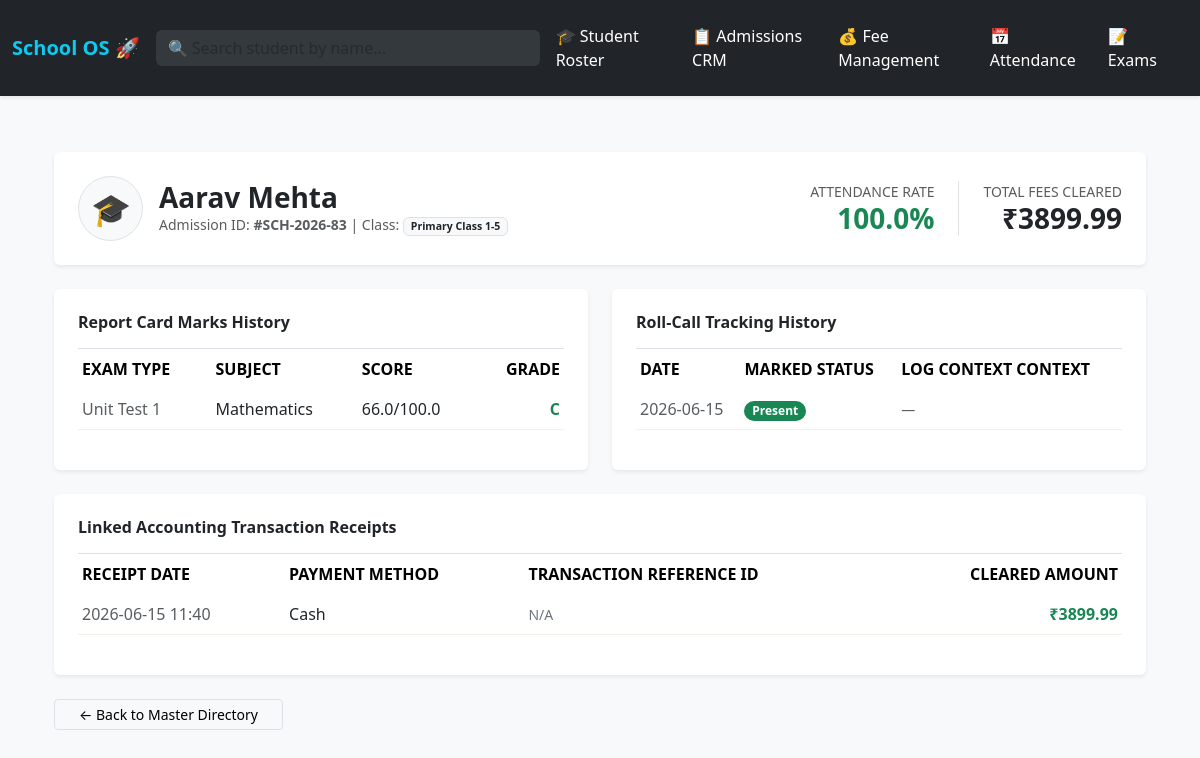
/students/profile/3, run on the app's committed database.
### app/models.py (models this page shows, shortened)
class Student(db.Model):
    __tablename__ = 'students'
    id = db.Column(db.Integer, primary_key=True)
    admission_no = db.Column(db.String(20), unique=True, nullable=False)
    full_name = db.Column(db.String(100), nullable=False)
    target_class = db.Column(db.String(50), nullable=False)
    parent_name = db.Column(db.String(100), nullable=False)
    parent_phone = db.Column(db.String(15), nullable=False)
    status = db.Column(db.String(20), default='Active') # Active, Graduated, Suspended
    enrolled_at = db.Column(db.DateTime, default=datetime.utcnow)

class ExamResult(db.Model):
    __tablename__ = 'exam_results'
    id = db.Column(db.Integer, primary_key=True)
    student_name = db.Column(db.String(100), nullable=False)
    target_class = db.Column(db.String(50), nullable=False)
    subject = db.Column(db.String(50), nullable=False) # e.g., Mathematics, Science
    exam_type = db.Column(db.String(50), default='Term 1') # e.g., Mid-Term, Final Exam
    marks_obtained = db.Column(db.Float, nullable=False)
    max_marks = db.Column(db.Float, default=100.0)
    created_at = db.Column(db.DateTime, default=datetime.utcnow)
    @property
    def percentage(self):
        if self.max_marks > 0:
            return (self.marks_obtained / self.max_marks) * 100
        return 0.0
    @property
    def grade(self):
        pct = self.percentage
        if pct >= 90: return 'A+'
        elif pct >= 80: return 'A'
        elif pct >= 70: return 'B'
        elif pct >= 60: return 'C'
        elif pct >= 40: return 'D'
        else: return 'F (Fail)'

class AttendanceLog(db.Model):
    __tablename__ = 'attendance_logs'
    id = db.Column(db.Integer, primary_key=True)
    student_name = db.Column(db.String(100), nullable=False)
    target_class = db.Column(db.String(50), nullable=False)
    date = db.Column(db.Date, default=datetime.utcnow().date)
    status = db.Column(db.String(20), default='Present')
    remarks = db.Column(db.String(255), nullable=True)

class FeePayment(db.Model):
    __tablename__ = 'fee_payments'
    id = db.Column(db.Integer, primary_key=True)
    student_name = db.Column(db.String(100), nullable=False)
    target_class = db.Column(db.String(50), nullable=False)
    amount_paid = db.Column(db.Float, nullable=False)
    payment_mode = db.Column(db.String(20), default='Cash') # Cash, Card, UPI, NetBanking
    reference_no = db.Column(db.String(50), nullable=True) # Transaction/Check IDs
    paid_at = db.Column(db.DateTime, default=datetime.utcnow)

### app/modules/students.py (the view)
@students_bp.route('/profile/<int:student_id>')
def view_profile(student_id):
    student = Student.query.get_or_404(student_id)
    attendance_history = AttendanceLog.query.filter_by(student_name=student.full_name).all()
    academic_history = ExamResult.query.filter_by(student_name=student.full_name).all()
    payments_history = FeePayment.query.filter_by(student_name=student.full_name).all()
    total_days = len(attendance_history)
    days_present = sum(1 for r in attendance_history if r.status == 'Present')
    attendance_rate = (days_present / total_days * 100) if total_days > 0 else 100.0
    total_fees_paid = sum(p.amount_paid for p in payments_history)
    return render_template(
        'students/profile.html',
        student=student,
        attendance=attendance_history,
        academics=academic_history,
        payments=payments_history,
        attendance_rate=round(attendance_rate, 1),
        total_paid=total_fees_paid
    )

### app/templates/students/profile.html
{% extends "base.html" %}
{% block content %}
<div class="container-fluid py-2">
    <div class="card p-4 border-0 shadow-sm bg-white mb-4">
        <div class="d-flex align-items-center justify-content-between flex-wrap gap-3">
            <div class="d-flex align-items-center gap-3">
                <div class="rounded-circle bg-light d-flex align-items-center justify-content-center border" style="width: 65px; height: 65px; font-size: 2rem;">🎓</div>
                <div>
                    <h3 class="fw-bold text-dark mb-0">{{ student.full_name }}</h3>
                    <p class="text-muted mb-0 small">Admission ID: <span class="mono fw-bold">#{{ student.admission_no }}</span> | Class: <span class="badge bg-light text-dark border">{{ student.target_class }}</span></p>
                </div>
            </div>
            <div class="d-flex gap-4">
                <div class="text-end">
                    <span class="text-muted small d-block">ATTENDANCE RATE</span>
                    <h3 class="fw-bold text-success mb-0">{{ attendance_rate }}%</h3>
                </div>
                <div class="text-end border-start ps-4">
                    <span class="text-muted small d-block">TOTAL FEES CLEARED</span>
                    <h3 class="fw-bold text-dark mb-0">₹{{ total_paid }}</h3>
                </div>
            </div>
        </div>
    </div>
    <div class="row g-4">
        <div class="col-md-6">
            <div class="card p-4 border-0 h-100 shadow-sm">
                <h6 class="fw-bold text-dark mb-3">Report Card Marks History</h6>
                <div class="table-responsive">
                    <table class="table table-sm table-borderless align-middle border-top pt-1">
                        <thead>
                            <tr class="text-muted text-xs text-uppercase">
                                <th class="py-2">Exam Type</th>
                                <th class="py-2">Subject</th>
                                <th class="py-2">Score</th>
                                <th class="py-2 text-end">Grade</th>
                            </tr>
                        </thead>
                        <tbody>
                            {% for exam in academics %}
                            <tr class="border-bottom text-sm" style="border-color: #F4F1EA !important;">
                                <td class="py-2 text-muted">{{ exam.exam_type }}</td>
                                <td class="py-2 fw-medium text-dark">{{ exam.subject }}</td>
                                <td class="py-2 text-dark">{{ exam.marks_obtained }}/{{ exam.max_marks }}</td>
                                <td class="py-2 text-end fw-bold text-success">{{ exam.grade }}</td>
                            </tr>
                            {% else %}
                            <tr><td colspan="4" class="text-center py-4 text-muted small">No exam papers registered under this student's name.</td></tr>
                            {% endfor %}
                        </tbody>
                    </table>
                </div>
            </div>
        </div>
        <div class="col-md-6">
            <div class="card p-4 border-0 h-100 shadow-sm">
                <h6 class="fw-bold text-dark mb-3">Roll-Call Tracking History</h6>
                <div class="table-responsive">
                    <table class="table table-sm table-borderless align-middle border-top pt-1">
                        <thead>
                            <tr class="text-muted text-xs text-uppercase">
                                <th class="py-2">Date</th>
                                <th class="py-2">Marked Status</th>
                                <th class="py-2">Log Context Context</th>
                            </tr>
                        </thead>
                        <tbody>
                            {% for log in attendance %}
                            <tr class="border-bottom text-sm" style="border-color: #F4F1EA !important;">
                                <td class="py-2 text-muted">{{ log.date.strftime('%Y-%m-%d') }}</td>
                                <td class="py-2">
                                    <span class="badge {% if log.status == 'Present' %}bg-success{% else %}bg-danger{% endif %} px-2.5 py-1 rounded-pill small" style="font-size: 0.75rem;">{{ log.status }}</span>
                                </td>
                                <td class="py-2 text-muted small">{{ log.remarks if log.remarks else '—' }}</td>
                            </tr>
                            {% else %}
                            <tr><td colspan="3" class="text-center py-4 text-muted small">No daily attendance registry fields logged under this name.</td></tr>
                            {% endfor %}
                        </tbody>
                    </table>
                </div>
            </div>
        </div>
        <div class="col-12">
            <div class="card p-4 border-0 shadow-sm">
                <h6 class="fw-bold text-dark mb-3">Linked Accounting Transaction Receipts</h6>
                <div class="table-responsive">
                    <table class="table table-sm table-borderless align-middle border-top pt-1">
                        <thead>
                            <tr class="text-muted text-xs text-uppercase">
                                <th class="py-2">Receipt Date</th>
                                <th class="py-2">Payment Method</th>
                                <th class="py-2">Transaction Reference ID</th>
                                <th class="py-2 text-end">Cleared Amount</th>
                            </tr>
                        </thead>
                        <tbody>
                            {% for payment in payments %}
                            <tr class="border-bottom text-sm" style="border-color: #F4F1EA !important;">
                                <td class="py-2 text-muted">{{ payment.paid_at.strftime('%Y-%m-%d %H:%M') }}</td>
                                <td class="py-2 text-dark">{{ payment.payment_mode }}</td>
                                <td class="py-2 text-secondary mono small">{{ payment.reference_no if payment.reference_no else 'N/A' }}</td>
                                <td class="py-2 text-end fw-bold text-success">₹{{ payment.amount_paid }}</td>
                            </tr>
                            {% else %}
                            <tr><td colspan="4" class="text-center py-4 text-muted small">No bookkeeping collections historical data points identified.</td></tr>
                            {% endfor %}
                        </tbody>
                    </table>
                </div>
            </div>
        </div>
    </div>
    <div class="mt-4">
        <a href="{{ url_for('students.directory') }}" class="btn btn-sm btn-light border px-4">← Back to Master Directory</a>
    </div>
</div>
{% endblock %}

### app/templates/base.html (shortened to what this page needs)
<!DOCTYPE html>
<html lang="en">
<head>
    <link rel="stylesheet" href="https://cdn.jsdelivr.net/npm/bootstrap@5.3.3/dist/css/bootstrap.min.css">
</head>
<body class="bg-light">
    <nav class="navbar navbar-expand-lg navbar-dark bg-dark shadow-sm py-3 mb-4">
    <div class="container-fluid">
        <a class="navbar-brand fw-bold text-info" href="/">School OS 🚀</a>
        <form action="{{ url_for('students.directory') }}" method="GET" class="d-flex mx-auto col-12 col-md-4 my-2 my-md-0">
            <input class="form-control me-2 border-0 bg-secondary bg-opacity-25 text-white placeholder-white-50 small"
                   type="search" name="search" placeholder="🔍 Search student by name..." aria-label="Search" value="{{ search_query if search_query else '' }}">
        </form>
        <div class="navbar-nav ms-auto align-items-center">
            <a class="nav-link text-white me-3 fw-medium" href="{{ url_for('students.directory') }}">🎓 Student Roster</a>
            <a class="nav-link text-white me-3 fw-medium" href="{{ url_for('admissions.dashboard') }}">📋 Admissions CRM</a>
            <a class="nav-link text-white me-3 fw-medium" href="{{ url_for('fees.dashboard') }}">💰 Fee Management</a>
            <a class="nav-link text-white me-3 fw-medium" href="{{ url_for('attendance.dashboard') }}">📅 Attendance</a>
            <a class="nav-link text-white me-3 fw-medium" href="{{ url_for('exams.dashboard') }}">📝 Exams</a>
        </div>
    </div>
</nav>
    <div class="container mt-5">
        {% block content %}
        {% endblock %}
    </div>
</body>
</html>

### data on the page
Student: full_name "Aarav Mehta", admission_no "SCH-2026-83", target_class "Primary Class 1-5"
ExamResult: exam_type "Unit Test 1", subject "Mathematics", marks_obtained "66.0", max_marks "100.0", grade "C"
AttendanceLog: date "2026-06-15", status "Present", remarks "—"
FeePayment: paid_at "2026-06-15 11:40", payment_mode "Cash", reference_no "N/A", amount_paid "3899.99"

### other printed values
{{ attendance_rate }} "100.0"
{{ total_paid }} "3899.99"
